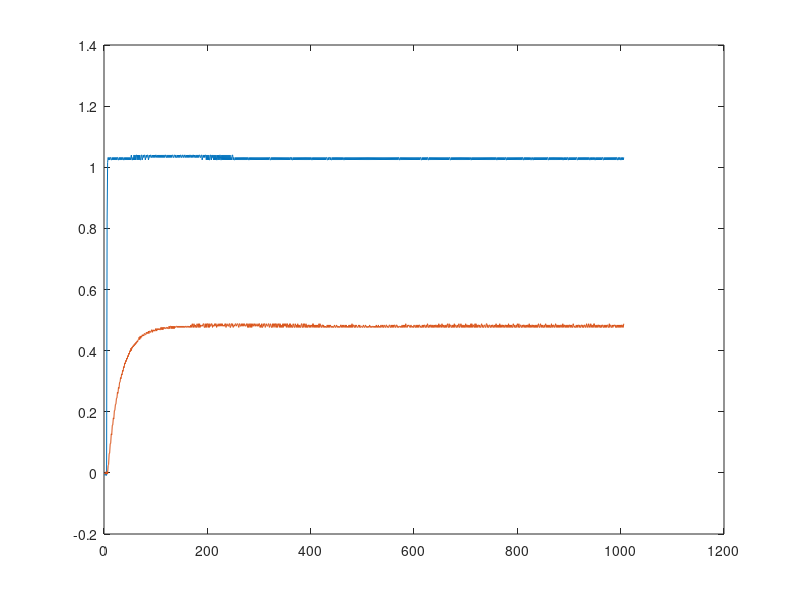

This chart was generated by the following MATLAB code:
% -- A --
% 12 od 195
% 13 od 195
% 14 od 435

% -- B --
% 15 od 420
% 16 od 430
% 17 od 190

% -- D -- 
% 18 od 195
% 19 od 195
% 20 od 195

data = csvread("CSV/NewFile18.csv",2,0)
ch1 = data(195:1200, 1)
ch2 = data(195:1200, 2)
ch1 = ch1 + abs(ch1(1))
ch2 = ch2 + abs(ch2(2))
plot(ch1)
hold on
plot(ch2)
hold off